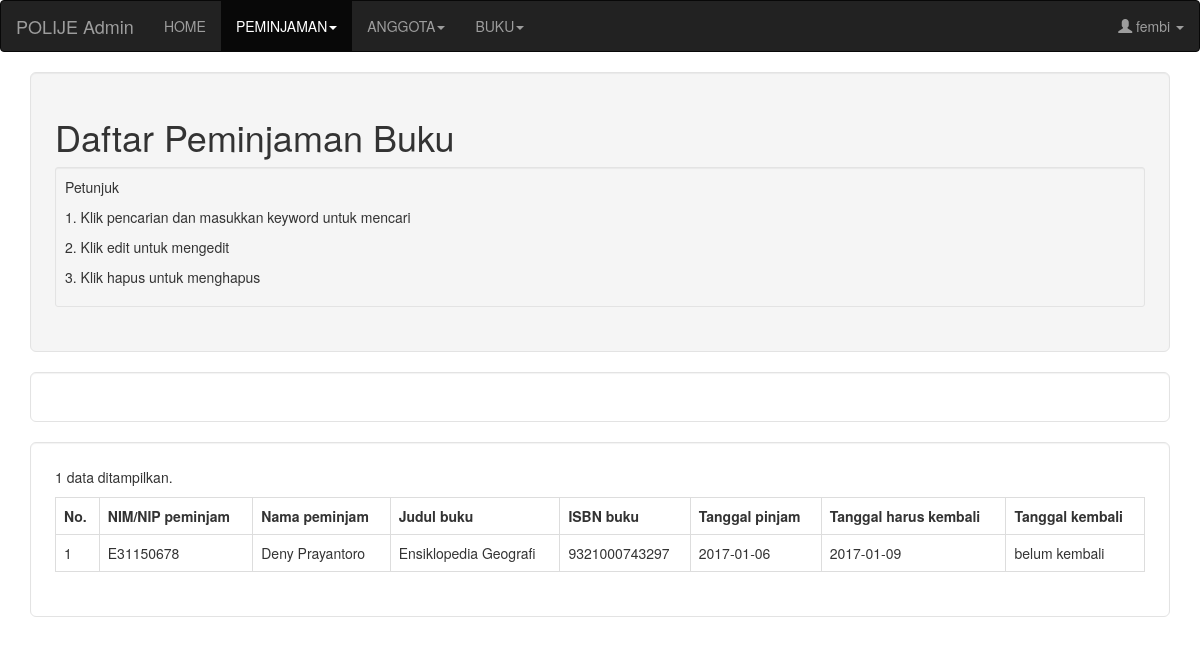
The app's page /admin/daftar-peminjaman.php (signed in) with its own data.
### tables this page shows
CREATE TABLE `peminjaman` (
  `id_peminjaman` int(11) NOT NULL,
  `tgl_pinjam` date NOT NULL,
  `tgl_kembali` date NOT NULL,
  `kembali` date DEFAULT NULL,
  `id_buku` varchar(13) NOT NULL,
  `id_anggota` varchar(30) NOT NULL,
  `id_petugas` varchar(30) NOT NULL
);

CREATE TABLE `anggota` (
  `id_anggota` int(11) NOT NULL,
  `nama` varchar(50) NOT NULL,
  `nim_nip` varchar(30) NOT NULL,
  `prodi` varchar(30) NOT NULL,
  `status` varchar(10) NOT NULL,
  `jenis_kelamin` varchar(10) NOT NULL
);

CREATE TABLE `buku` (
  `id_buku` int(11) NOT NULL,
  `judul` varchar(100) NOT NULL,
  `pengarang` varchar(100) NOT NULL,
  `penerbit` varchar(50) NOT NULL,
  `thn_terbit` varchar(4) NOT NULL,
  `deskripsi_fisik` varchar(100) NOT NULL,
  `isbn` varchar(13) NOT NULL,
  `subyek` varchar(50) NOT NULL
);

### admin/daftar-peminjaman.php (the view, shortened to what this page needs)
<?php
	include "cekAdmin.php";
?>
<!DOCTYPE html>
<html>
<head>
	<link rel="stylesheet" href="../css/bootstrap.min.css">
  <link rel="stylesheet" href="../css/style.css">
</head>
<body>
	<nav class="navbar navbar-inverse">
	  <div class="container-fluid">
	    <div class="navbar-header">
	      <a class="navbar-brand" href="index.php">POLIJE Admin</a>
	    </div>
	    <div>
	      <ul class="nav navbar-nav">
	        <li><a href="index.php">HOME</a></li>
	        <li class="dropdown active">
	          <a class="dropdown-toggle" data-toggle="dropdown" href="#">PEMINJAMAN<span class="caret"></span></a>
	        </li>
	        <li class="dropdown">
	       		<a class="dropdown-toggle" data-toggle="dropdown" href="#">ANGGOTA<span class="caret"></span></a>
	        </li>
	        <li class="dropdown">
	        	<a class="dropdown-toggle" data-toggle="dropdown" href="#">BUKU<span class="caret"></span></a>
	        </li>
	      </ul>
	    	<ul class="nav navbar-nav navbar-right">
        		<li class="dropdown">
        			<a class="dropdown-toggle" data-toggle="dropdown">
        				<span class="glyphicon glyphicon-user"></span> <?php echo $_SESSION["username"]; ?> <span class="caret"></span>
        			</a>
        		</li>
        	</ul>
	    </div>
	  </div>
	</nav>
	<div class="container">
		<div class="well well-lg">
			<h1>Daftar Peminjaman Buku</h1>
			<div class="well well-sm">
				<p>Petunjuk</p>
				<p>1. Klik pencarian dan masukkan keyword untuk mencari</p>
				<p>2. Klik edit untuk mengedit</p>
				<p>3. Klik hapus untuk menghapus</p>
			</div>
		</div>
	</div>
	<div class="container">
		<div class="well well-lg" style="background: white">
		</div>
		<div class="well well-lg" style="background: white">
			<table class="table table-hover table-bordered">
				<tr>
					<th>No.</th>
					<th>NIM/NIP peminjam</th>
					<th>Nama peminjam</th>
					<th>Judul buku</th>
					<th>ISBN buku</th>
					<th>Tanggal pinjam</th>
					<th>Tanggal harus kembali</th>
					<th>Tanggal kembali</th>
				</tr>
<?php
	$sql = "SELECT * FROM buku b, anggota a, peminjaman p WHERE b.isbn = p.id_buku AND a.nim_nip = p.id_anggota";
	$result = mysqli_query($connection, $sql);
	if(!$result){
		die("No result found");
	}else{
		$count=mysqli_num_rows($result);
	}
	if($count>0){
		$number = 1;
		echo "<p>$count data ditampilkan.<p>";
		while($row = mysqli_fetch_assoc($result)) {
			if(!isset($row["kembali"])){
				$status = "belum kembali";
	        }else{
	        	$status = ($row["kembali"]);
	        }
	        echo "<tr> <td>" . $number. "</td><td> ".
	        $row["id_anggota"]."</td><td>".
	        $row["nama"]."</td><td>".
	        $row["judul"]."</td><td>".
	        $row["id_buku"]."</td><td>".
	        $row["tgl_pinjam"]."</td><td>".
	        $row["tgl_kembali"]."</td><td>".
	        $status."</td></tr>";
	        $number++;
	    }
	}
?>
			</table>
		</div>
	</div>
</body>
</html>

### css/style.css (style rules this page uses)
body { background-size: cover; }

### records on screen
peminjaman: id_anggota "E31150678", anggota.nama "Deny Prayantoro", buku.judul "Ensiklopedia Geografi", id_buku "9321000743297", tgl_pinjam "2017-01-06", tgl_kembali "2017-01-09", kembali "belum kembali"

### other values on screen
$_SESSION["username"] "fembi"
$count "1"
